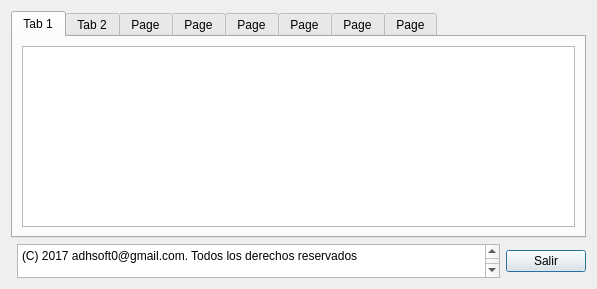
<?xml version="1.0" encoding="UTF-8"?>
<ui version="4.0">
 <class>Ayuda</class>
 <widget class="QDialog" name="Ayuda">
  <property name="geometry">
   <rect>
    <x>0</x>
    <y>0</y>
    <width>597</width>
    <height>289</height>
   </rect>
  </property>
  <property name="windowTitle">
   <string>Ventana De Ayuda</string>
  </property>
  <layout class="QGridLayout" name="gridLayout">
   <item row="1" column="2">
    <widget class="QPushButton" name="pushButton_Salir">
     <property name="text">
      <string>Salir</string>
     </property>
    </widget>
   </item>
   <item row="0" column="0" colspan="3">
    <widget class="QTabWidget" name="tabWidget">
     <property name="currentIndex">
      <number>0</number>
     </property>
     <widget class="QWidget" name="tab_Nuevo">
      <attribute name="title">
       <string>Tab 1</string>
      </attribute>
      <layout class="QGridLayout" name="gridLayout_2">
       <item row="0" column="0">
        <widget class="QPlainTextEdit" name="plainTextEdit_Nuevo"/>
       </item>
      </layout>
     </widget>
     <widget class="QWidget" name="tab_Abrir">
      <attribute name="title">
       <string>Tab 2</string>
      </attribute>
      <layout class="QGridLayout" name="gridLayout_3">
       <item row="0" column="0">
        <widget class="QPlainTextEdit" name="plainTextEdit_Abrir"/>
       </item>
      </layout>
     </widget>
     <widget class="QWidget" name="tab_Guardar">
      <attribute name="title">
       <string>Page</string>
      </attribute>
      <layout class="QGridLayout" name="gridLayout_4">
       <item row="0" column="0">
        <widget class="QPlainTextEdit" name="plainTextEdit_Guardar"/>
       </item>
      </layout>
     </widget>
     <widget class="QWidget" name="tab_Imprimir">
      <attribute name="title">
       <string>Page</string>
      </attribute>
      <layout class="QGridLayout" name="gridLayout_5">
       <item row="0" column="0">
        <widget class="QPlainTextEdit" name="plainTextEdit_Imprimir"/>
       </item>
      </layout>
     </widget>
     <widget class="QWidget" name="tab_Ayuda">
      <attribute name="title">
       <string>Page</string>
      </attribute>
      <layout class="QGridLayout" name="gridLayout_6">
       <item row="0" column="0">
        <widget class="QPlainTextEdit" name="plainTextEdit_Ayuda"/>
       </item>
      </layout>
     </widget>
     <widget class="QWidget" name="tab_PuertoSerie">
      <attribute name="title">
       <string>Page</string>
      </attribute>
      <layout class="QGridLayout" name="gridLayout_7">
       <item row="0" column="0">
        <widget class="QPlainTextEdit" name="plainTextEdit_PuertoSerie"/>
       </item>
      </layout>
     </widget>
     <widget class="QWidget" name="tab_Ruta">
      <attribute name="title">
       <string>Page</string>
      </attribute>
      <layout class="QGridLayout" name="gridLayout_8">
       <item row="0" column="0">
        <widget class="QPlainTextEdit" name="plainTextEdit_Ruta"/>
       </item>
      </layout>
     </widget>
     <widget class="QWidget" name="tab_Salir">
      <attribute name="title">
       <string>Page</string>
      </attribute>
      <layout class="QGridLayout" name="gridLayout_9">
       <item row="0" column="0">
        <widget class="QPlainTextEdit" name="plainTextEdit_Salir"/>
       </item>
      </layout>
     </widget>
    </widget>
   </item>
   <item row="1" column="1">
    <widget class="QPlainTextEdit" name="plainTextEdit">
     <property name="sizePolicy">
      <sizepolicy hsizetype="Expanding" vsizetype="Maximum">
       <horstretch>0</horstretch>
       <verstretch>0</verstretch>
      </sizepolicy>
     </property>
     <property name="maximumSize">
      <size>
       <width>16777215</width>
       <height>34</height>
      </size>
     </property>
     <property name="readOnly">
      <bool>true</bool>
     </property>
     <property name="plainText">
      <string>(C) 2017 adhsoft0@gmail.com. Todos los derechos reservados
      </string>
     </property>
    </widget>
   </item>
  </layout>
 </widget>
 <resources/>
 <connections>
  <connection>
   <sender>pushButton_Salir</sender>
   <signal>clicked()</signal>
   <receiver>Ayuda</receiver>
   <slot>close()</slot>
   <hints>
    <hint type="sourcelabel">
     <x>346</x>
     <y>383</y>
    </hint>
    <hint type="destinationlabel">
     <x>204</x>
     <y>210</y>
    </hint>
   </hints>
  </connection>
 </connections>
</ui>
